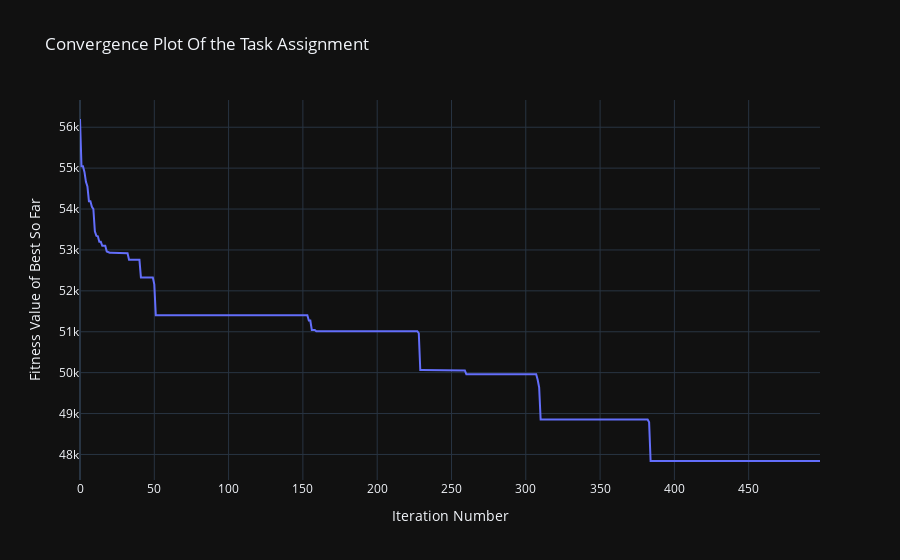

The notebook cell saved with this chart:
### Code cell
test_sys_SA=copy.deepcopy(sys4)
test_sys_SA.plott()
test_sys_SA.update_UAVs(GA_TaskAssignment(test_sys_SA,0.1,0.8,0.1,20,500))
test_sys_SA.plott()

### Figure 1 — Plotly figure (JSON) as saved in the notebook; plotly's stock layout.template omitted (floating-point values rounded to 4 significant figures; data arrays with more than 128 entries replaced by an {"elided": "..."} marker saying what was removed)
{"data": [{"mode": "lines", "type": "scatter", "x": {"elided": "499 int values"}, "y": {"elided": "500 float values"}}], "layout": {"title": {"text": "Convergence Plot Of the Task Assignment"}, "xaxis": {"title": {"text": "Iteration Number"}}, "yaxis": {"title": {"text": "Fitness Value of Best So Far"}}}}
